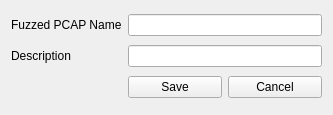
<?xml version="1.0" encoding="UTF-8"?>
<ui version="4.0">
 <class>SaveFuzzedPackets</class>
 <widget class="QWidget" name="SaveFuzzedPackets">
  <property name="geometry">
   <rect>
    <x>0</x>
    <y>0</y>
    <width>333</width>
    <height>115</height>
   </rect>
  </property>
  <property name="windowTitle">
   <string>Save Fuzzed Packets</string>
  </property>
  <layout class="QGridLayout" name="gridLayout">
   <item row="0" column="0">
    <widget class="QLabel" name="FuzzedPCAPNamelabel">
     <property name="text">
      <string>Fuzzed PCAP Name</string>
     </property>
    </widget>
   </item>
   <item row="0" column="1" colspan="2">
    <widget class="QLineEdit" name="NameLineEdit"/>
   </item>
   <item row="1" column="0">
    <widget class="QLabel" name="DescriptionLabel">
     <property name="text">
      <string>Description</string>
     </property>
    </widget>
   </item>
   <item row="1" column="1" colspan="2">
    <widget class="QLineEdit" name="DescriptionLineEdit"/>
   </item>
   <item row="2" column="1">
    <widget class="QPushButton" name="SavePushButton">
     <property name="text">
      <string>Save</string>
     </property>
    </widget>
   </item>
   <item row="2" column="2">
    <widget class="QPushButton" name="CancelePushButton">
     <property name="text">
      <string>Cancel</string>
     </property>
    </widget>
   </item>
  </layout>
 </widget>
 <resources/>
 <connections/>
</ui>
